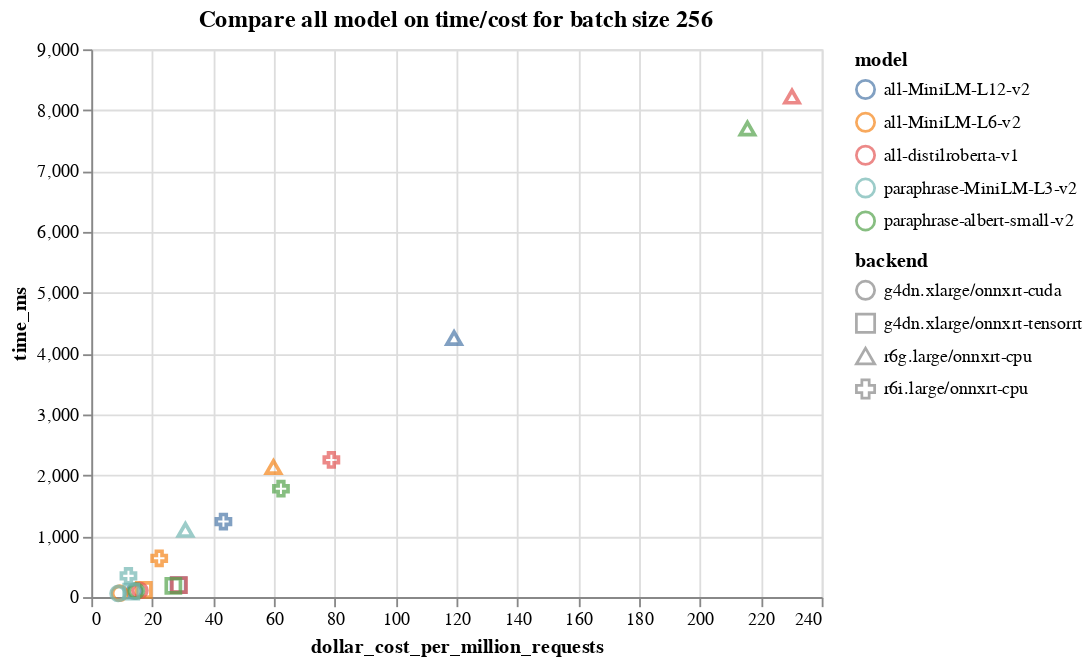

Notebook code cell kept with this figure:
### Code cell
alt.Chart(df[df['batch_size'] == 256]).mark_point(size=60).encode(
    x='dollar_cost_per_million_requests',
    y='time_ms',
    color='model',
    shape='backend',
).properties(title='Compare all model on time/cost for batch size 256')

### Figure 1 — Vega-Lite specification as saved in the notebook (floating-point values rounded to 4 significant figures)
{"$schema": "https://vega.github.io/schema/vega-lite/v4.17.0.json", "config": {"view": {"continuousHeight": 300, "continuousWidth": 400}}, "data": {"name": "data-903c04fa77a873f16255d6f3c234e316"}, "datasets": {"data-903c04fa77a873f16255d6f3c234e316": [{"backend": "r6i.large/onnxrt-cpu", "batch_size": 256, "dollar_cost_per_million_requests": 43.41, "model": "all-MiniLM-L12-v2", "time_ms": 1240.0}, {"backend": "r6g.large/onnxrt-cpu", "batch_size": 256, "dollar_cost_per_million_requests": 119.2, "model": "all-MiniLM-L12-v2", "time_ms": 4257.0}, {"backend": "g4dn.xlarge/onnxrt-cuda", "batch_size": 256, "dollar_cost_per_million_requests": 14.2, "model": "all-MiniLM-L12-v2", "time_ms": 97.16}, {"backend": "g4dn.xlarge/onnxrt-tensorrt", "batch_size": 256, "dollar_cost_per_million_requests": 28.67, "model": "all-MiniLM-L12-v2", "time_ms": 196.2}, {"backend": "r6i.large/onnxrt-cpu", "batch_size": 256, "dollar_cost_per_million_requests": 22.31, "model": "all-MiniLM-L6-v2", "time_ms": 637.5}, {"backend": "r6g.large/onnxrt-cpu", "batch_size": 256, "dollar_cost_per_million_requests": 59.85, "model": "all-MiniLM-L6-v2", "time_ms": 2138.0}, {"backend": "g4dn.xlarge/onnxrt-cuda", "batch_size": 256, "dollar_cost_per_million_requests": 9.344, "model": "all-MiniLM-L6-v2", "time_ms": 63.95}, {"backend": "g4dn.xlarge/onnxrt-tensorrt", "batch_size": 256, "dollar_cost_per_million_requests": 17.26, "model": "all-MiniLM-L6-v2", "time_ms": 118.1}, {"backend": "r6i.large/onnxrt-cpu", "batch_size": 256, "dollar_cost_per_million_requests": 78.88, "model": "all-distilroberta-v1", "time_ms": 2254.0}, {"backend": "r6g.large/onnxrt-cpu", "batch_size": 256, "dollar_cost_per_million_requests": 230.2, "model": "all-distilroberta-v1", "time_ms": 8223.0}, {"backend": "g4dn.xlarge/onnxrt-cuda", "batch_size": 256, "dollar_cost_per_million_requests": 15.96, "model": "all-distilroberta-v1", "time_ms": 109.3}, {"backend": "g4dn.xlarge/onnxrt-tensorrt", "batch_size": 256, "dollar_cost_per_million_requests": 28.81, "model": "all-distilroberta-v1", "time_ms": 197.2}, {"backend": "r6i.large/onnxrt-cpu", "batch_size": 256, "dollar_cost_per_million_requests": 62.32, "model": "paraphrase-albert-small-v2", "time_ms": 1781.0}, {"backend": "r6g.large/onnxrt-cpu", "batch_size": 256, "dollar_cost_per_million_requests": 215.6, "model": "paraphrase-albert-small-v2", "time_ms": 7700.0}, {"backend": "g4dn.xlarge/onnxrt-cuda", "batch_size": 256, "dollar_cost_per_million_requests": 14.76, "model": "paraphrase-albert-small-v2", "time_ms": 101.0}, {"backend": "g4dn.xlarge/onnxrt-tensorrt", "batch_size": 256, "dollar_cost_per_million_requests": 26.96, "model": "paraphrase-albert-small-v2", "time_ms": 184.5}, {"backend": "r6i.large/onnxrt-cpu", "batch_size": 256, "dollar_cost_per_million_requests": 12.21, "model": "paraphrase-MiniLM-L3-v2", "time_ms": 348.7}, {"backend": "r6g.large/onnxrt-cpu", "batch_size": 256, "dollar_cost_per_million_requests": 30.92, "model": "paraphrase-MiniLM-L3-v2", "time_ms": 1104.0}, {"backend": "g4dn.xlarge/onnxrt-cuda", "batch_size": 256, "dollar_cost_per_million_requests": 8.813, "model": "paraphrase-MiniLM-L3-v2", "time_ms": 60.32}, {"backend": "g4dn.xlarge/onnxrt-tensorrt", "batch_size": 256, "dollar_cost_per_million_requests": 13.12, "model": "paraphrase-MiniLM-L3-v2", "time_ms": 89.77}]}, "encoding": {"color": {"field": "model", "type": "nominal"}, "shape": {"field": "backend", "type": "nominal"}, "x": {"field": "dollar_cost_per_million_requests", "type": "quantitative"}, "y": {"field": "time_ms", "type": "quantitative"}}, "mark": {"size": 60, "type": "point"}, "title": "Compare all model on time/cost for batch size 256"}
